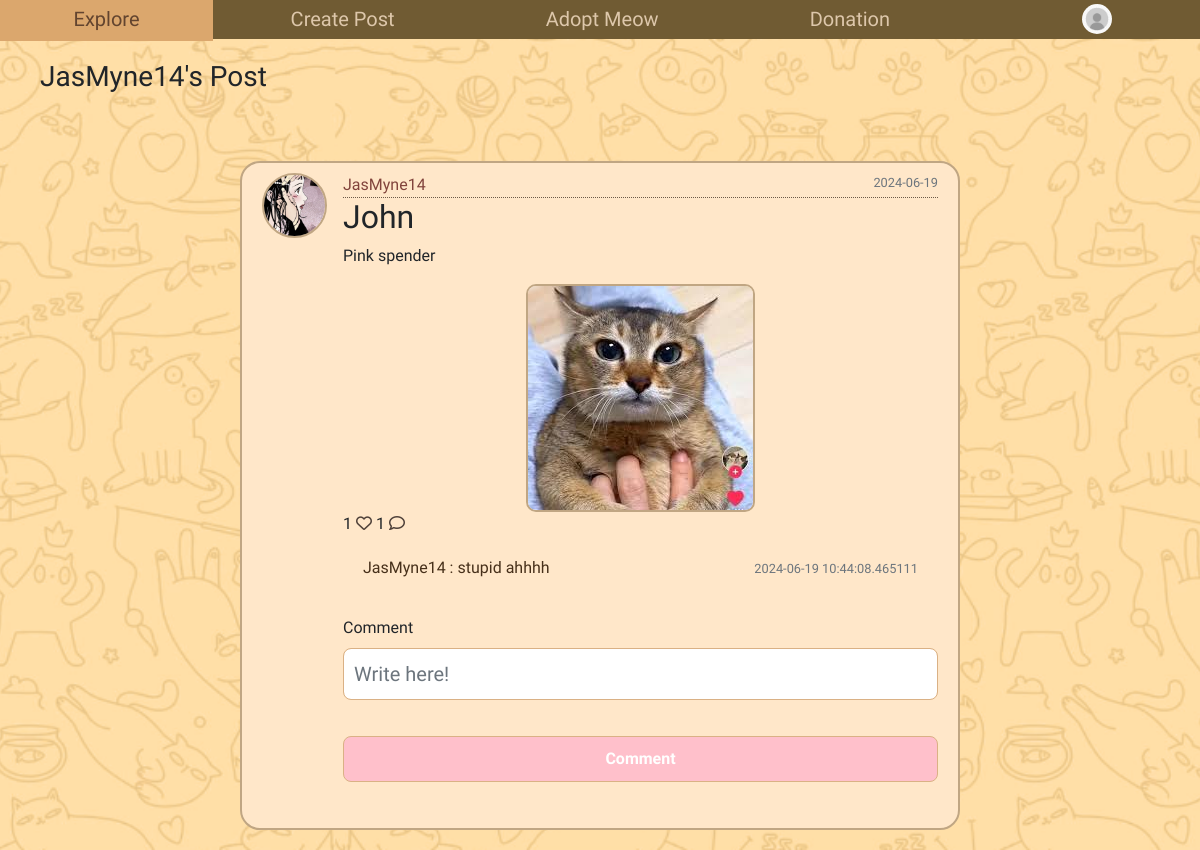
The page /5 on the database its author committed.
### home/models.py (models this page shows, shortened)
class User(db.Model, UserMixin):
    id = db.Column(db.Integer, primary_key=True)
    fullname = db.Column(db.String(120), unique=True, nullable=False)
    email = db.Column(db.String(20), unique=True, nullable=False)
    username = db.Column(db.String(120), unique=True, nullable=False)
    password1 = db.Column(db.String(255), nullable=False)
    password2 = db.Column(db.String(255), nullable=False)
    state = db.Column(db.String(120), nullable=False)
    phonenumber = db.Column(db.String(20), unique=True, nullable=False)
    profile_pic = db.Column(db.String(255), nullable=True)
    unread_notification_count = db.Column(db.Integer, default=0)
    posts = db.relationship('Post', backref='author', lazy=True)
    comments = db.relationship('Comment', backref='author', lazy=True)
    likes = db.relationship('Like', backref='author', lazy=True)
    cats = db.relationship('Cat', backref='owner', lazy=True)
    adoption_notification = db.relationship('AdoptionNotification', backref='cat', lazy=True)

class Post(db.Model):
    id = db.Column(db.Integer, primary_key = True)
    title = db.Column(db.String(255), nullable =False)
    content = db.Column(db.Text, nullable=False)
    date = db.Column(db.DateTime(timezone=True), nullable=False, default=datetime.utcnow)
    user_id = db.Column(db.Integer, db.ForeignKey('user.id'), nullable=False)
    file = db.Column(db.String(255), nullable=True)
    comments = db.relationship('Comment', backref='post', lazy=True, cascade="all, delete-orphan")
    likes = db.relationship('Like', backref='post', lazy=True, cascade="all, delete-orphan")

class Comment(db.Model):
    id = db.Column(db.Integer, primary_key = True)
    text = db.Column(db.String(200), nullable=False)
    date = db.Column(db.DateTime(timezone=True), nullable=False, default=datetime.utcnow)
    user_id = db.Column(db.Integer, db.ForeignKey('user.id', ondelete='CASCADE'), nullable=False)
    post_id = db.Column(db.Integer, db.ForeignKey('post.id'), nullable=False)

### home/views.py (the view)
@views.route('/<int:post_id>')
def post(post_id):
    profile_pic= url_for('static', filename='default.jpg')
    if current_user.is_authenticated and current_user.profile_pic is not None:
        profile_pic = url_for('static', filename='profile_pics/' + current_user.profile_pic)
    form = CommentForm()
    post = Post.query.get_or_404(post_id)
    comments = Comment.query.all()
    return render_template('post.html', title=post.title, post=post, form=form, comments=comments, profile_pic=profile_pic)

### home/forms.py
class CommentForm(FlaskForm):
    text = StringField('Comment', validators=[DataRequired()])
    submit = SubmitField('Comment')

### home/templates/post.html (shortened to what this page needs)
<!DOCTYPE html>
<html>
<head>
  <link rel="stylesheet" href="https://maxcdn.bootstrapcdn.com/bootstrap/4.0.0/css/bootstrap.min.css">
  <link rel='stylesheet' type='text/css' media='screen' href="{{url_for('static',filename='main.css')}}">
  <div class="navigation">
    <div class="topnav">
      <a href="/mainpage">Explore</a>
      <a href="/createpost">Create Post</a>
      <a href="/adoptmeow">Adopt Meow</a>
      <a href="/donation">Donation</a>
    </div>
    <div class="dropdown">
      <button class="dropbtn">
        <img src="{{ profile_pic }}" class="profilepic">
      </button>
    </div>
  </div>
</head>
<body class="indvpost">
    <br />
    <div class="main">
        <ul>
            <h3>{{ post.author.username }}'s Post</h3>
        </ul>
        <div class="row">
            <div class="col-md-8">
            </div>
        </div>
        <article class="media content-section">
            {% if post.author.profile_pic %}
                <img class="rounded-circle article-img" src="{{ url_for('static', filename='profile_pics/'+ post.author.profile_pic) }}">
            {% else %}
                <img class="rounded-circle article-img" src="{{ url_for('static', filename='default.jpg') }}">
            {% endif %}
        <div class="media-body">
                <div class="article-metadata">
                    <a class="mr-2" href="{{ url_for('views.profiledisplay', username=post.author.username) }}">{{ post.author.username }}</a>
                    <small class="text-muted">{{ post.date.strftime('%Y-%m-%d') }}</small>
                </div>
                <h2><a class="article-title">{{ post.title }}</a></h2>
                <p class="article-content">{{ post.content }}</p>
                <div class="post-image">
                {% if post.file %}
                    <img src="{{ post.file }}" alt="uploaded image">
                {% endif %}
                </div>
                <div>
                    {{ post.likes|length }}
                    {% if current_user in post.likes|map(attribute="author")|list %}
                    <a href="/like-post/{{post.id}}"><i class="fa-sharp fa-solid fa-paw" style="color: #e0709b;"></i></a>
                  {% else %}
                  <a href="/like-post/{{post.id}}"><i class="fa-regular fa-heart" style="color: #4f4139;"></i></a>
                  {% endif %}
                  <span />
                  {{ post.comments|length }}
                  <a href="/{{post.id}}"><i class="fa-regular fa-comment" style="color: #4f4139;"></i></a>
                </div>
                <div class="text-body">
                    <div class="" id="comments-{{post.id}}">
                        <div class="card-body" id="comments-expanded-{{post.id}}">
                            {% for comment in post.comments %}
                            <div class="d-flex justify-content-between align-item-center">
                                <div>
                                    <p>{{comment.author.username}} :
                                    {{comment.text}}</p>
                                </div>
                                <div>
                                    <small class="text-muted">{{comment.date}}</small>
                                </div>
                            </div>
                            {% endfor %}
                        </div>
                    </div>
                </div>
                <form method="POST" action="/create-comment/{{post.id}}">
                    <fieldset class="form-group">
                        <div class="form-group">
                            {{ form.text.label(class="form-control-label") }}
                            {% if form.text.errors %}
                                {{ form.text(class="form-control form-control-lg is-invalid") }}
                                <div class="invalid-feedback">
                                    {% for error in form.text.errors %}
                                        <span>{{ error }}</span>
                                    {% endfor %}
                                </div>
                            {% else %}
                                {{ form.text(class="form-control form-control-lg", placeholder="Write here!") }}
                            {% endif %}
                        </div>
                    </fieldset>
                    <div class="form-group">
                        {{ form.submit(class="btn btn-outline-info") }}
                    </div>
                </form>
            </div>
        </article>
    </div>
</body>
</html>

### home/static/main.css (style rules this page uses)
body { margin: 0; padding: 0; overflow-x: hidden; background-color: #ffdc9c; margin-top: 9%; font-family: 'Short Stack'; }
.navigation { display: flex; justify-content: space-between; align-items: center; padding: 0px; position: fixed; top: 0px; width: 100%; background-color: #705b33; z-index: 1; width: 100%; }
.topnav { background-color: #705b33; flex-grow: 1; color: #f9e4c5; }
.topnav a { text-align: center; padding: 10px 7.4%; text-decoration: none; font-size: 20px; color:#ddc7ab; }
.topnav::after { content: ""; display: table; clear: both; }
.dropdown { position: relative; background-color: #705b33; }
.dropbtn { display: flex; align-items: center; background-color: #705b33; color: rgb(255, 209, 216); padding: 2.1% 80px; font-size: 20px; border: none; cursor: pointer; text-decoration: none; }
.row { text-align: center; margin-left: 1%; }
.content-section { background: #ffe7c9; padding: 10px 20px; border: 2px solid #c0a683; border-radius: 20px; margin-top: 50px; margin-bottom: 20px; margin-left: 20%; margin-right: 20%; }
.article-title { color: #553b29; }
.article-content { white-space: pre-line; }
.article-img { height: 65px; width: 65px; margin-right: 16px; }
.article-metadata a { color:#82443c; padding-bottom: 1px; margin-bottom: 4px; }
.article-metadata { border-bottom: 1px dotted #6c5a47 }
.rounded-circle { border: #c0a683 solid 2px; }
.post-image img { border: #c0a683 solid 2px; border-radius: 10px; }
.post-image { display:flex; align-items: center; justify-content: center; }
.article-metadata small { float:right; color:#47301a; }
.text-body, .card-body a { color:#47301a; }
.post-image img { max-width: 500px; max-height: 300px; }
.indvpost { background-image: url(photos/mainpagebg.png); background-size: cover; background-position: center; background-attachment: fixed; margin-top: 3%; }
input[type="text"], input[type="email"], input[type="file"], input[type="submit"], select { width: 100%; padding: 10px; margin-bottom: 20px; border-radius: 8px; border: 1px solid #dab185; box-sizing: border-box; }
input[type="submit"] { background-color: #FFC0CB; color: #ffffff; font-weight: bold; cursor: pointer; }
.profilepic { width: 30px; height: 30px; border-radius: 50%; margin-right: 8px; margin-left: 8px; }

### rows shown on the page
User: author.username "JasMyne14", profile_pic (picture)
Post: date "2024-06-19", title "John", content "Pink spender", file (picture)
Comment: author.username "JasMyne14", text "stupid ahhhh", date "2024-06-19 10:44:08.465111"

### other values the page prints
{{ post.likes|length }} "1"
{{ post.comments|length }} "1"
